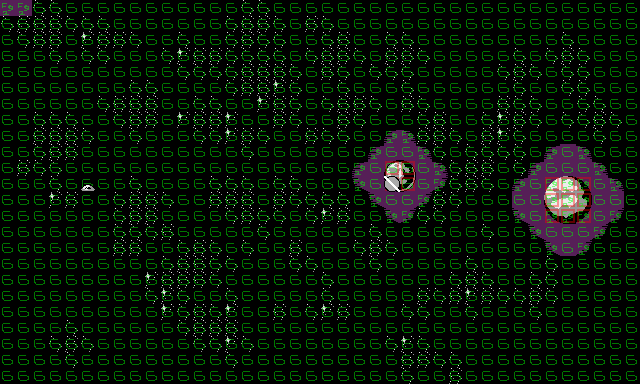

A 2D game scene composited from a Tiled map and its tileset images. What follows is a short description and the map's XML, with each tile layer's data collapsed to a summary:
An orthogonal 40x24 tile map with 16x16 px tiles, 2 tile layers (Names, Entities), 2 tilesets.

<map version="1.0" orientation="orthogonal" renderorder="right-down" width="40" height="24" tilewidth="16" tileheight="16" nextobjectid="11">
 <properties>
  <property name="__script__" value="nescave" />
  <property name="crystals" value="0" />
 </properties>
 <tileset firstgid="1" name="metatiles" tilewidth="16" tileheight="16" tilecount="256">
  <image source="../gfx/metatiles.png" width="256" height="256" />
 </tileset>
 <tileset firstgid="257" name="entities" tilewidth="16" tileheight="16" tilecount="256">
  <image source="../gfx/entities.png" width="256" height="256" />
 </tileset>
 <layer name="Names" width="40" height="24">
  <data>[960 cells, 960 non-empty, 23 distinct tile ids]</data>
 </layer>
 <layer name="Entities" width="40" height="24">
  <data>[960 cells, 2 non-empty, 2 distinct tile ids]</data>
 </layer>
</map>
